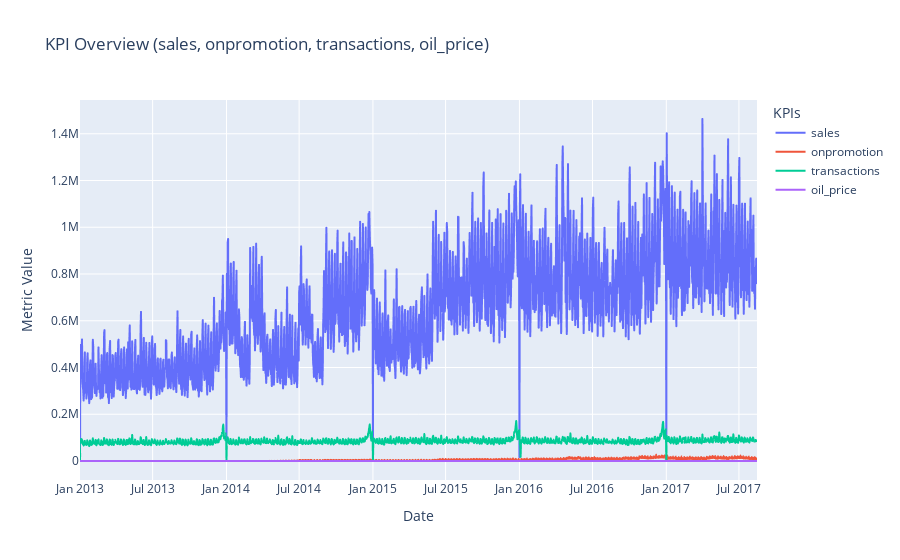

This figure's notebook cell:
### Code cell
# =========================================================
# 📊 Cell 8 — Visual EDA: KPI Trends & Correlation Heatmap
# =========================================================

# Exclude non-numeric fields for visuals
exclude_cols = {"date", "store_nbr", "state", "type", "cluster"}
numeric_cols = [c for c in df_raw.columns if c not in exclude_cols and pd.api.types.is_numeric_dtype(df_raw[c])]

# --- Plot KPI Time Series (Plotly) ---
if "date" in df_raw.columns and numeric_cols:
    top_kpis = numeric_cols[:4]  # limit to 4 KPIs to avoid clutter
    fig = px.line(
        df_raw.sort_values("date"),
        x="date",
        y=top_kpis,
        title=f"KPI Overview ({', '.join(top_kpis)})",
        labels={"value": "Metric Value", "date": "Date"},
    )
    fig.update_layout(legend_title_text="KPIs")
    fig.show()
else:
    print("⚠️ Skipping time series plot (need 'date' + numeric columns).")

# --- Correlation Heatmap (Seaborn) ---
if len(numeric_cols) >= 2:
    plt.figure(figsize=(6, 4))
    sns.heatmap(df_raw[numeric_cols].corr(), annot=True, fmt=".2f", cmap="Blues")
    plt.title("Correlation Heatmap between KPIs")
    plt.tight_layout()
    plt.show()
else:
    print("⚠️ Not enough numeric columns for correlation heatmap.")

### Figure 1 — Plotly figure (JSON) as saved in the notebook; plotly's stock layout.template omitted (floating-point values rounded to 4 significant figures; data arrays with more than 128 entries replaced by an {"elided": "..."} marker saying what was removed)
{"data": [{"hovertemplate": "variable=sales<br>Date=%{x}<br>Metric Value=%{y}<extra></extra>", "legendgroup": "sales", "line": {"color": "#636efa", "dash": "solid"}, "marker": {"symbol": "circle"}, "mode": "lines", "name": "sales", "showlegend": true, "type": "scattergl", "x": {"elided": "1684 str values"}, "xaxis": "x", "y": {"elided": "1684 float values"}, "yaxis": "y"}, {"hovertemplate": "variable=onpromotion<br>Date=%{x}<br>Metric Value=%{y}<extra></extra>", "legendgroup": "onpromotion", "line": {"color": "#EF553B", "dash": "solid"}, "marker": {"symbol": "circle"}, "mode": "lines", "name": "onpromotion", "showlegend": true, "type": "scattergl", "x": {"elided": "1684 str values"}, "xaxis": "x", "y": {"elided": "1684 float values"}, "yaxis": "y"}, {"hovertemplate": "variable=transactions<br>Date=%{x}<br>Metric Value=%{y}<extra></extra>", "legendgroup": "transactions", "line": {"color": "#00cc96", "dash": "solid"}, "marker": {"symbol": "circle"}, "mode": "lines", "name": "transactions", "showlegend": true, "type": "scattergl", "x": {"elided": "1684 str values"}, "xaxis": "x", "y": {"elided": "1684 float values"}, "yaxis": "y"}, {"hovertemplate": "variable=oil_price<br>Date=%{x}<br>Metric Value=%{y}<extra></extra>", "legendgroup": "oil_price", "line": {"color": "#ab63fa", "dash": "solid"}, "marker": {"symbol": "circle"}, "mode": "lines", "name": "oil_price", "showlegend": true, "type": "scattergl", "x": {"elided": "1684 str values"}, "xaxis": "x", "y": {"elided": "1684 float values"}, "yaxis": "y"}], "layout": {"legend": {"title": {"text": "KPIs"}, "tracegroupgap": 0}, "title": {"text": "KPI Overview (sales, onpromotion, transactions, oil_price)"}, "xaxis": {"anchor": "y", "domain": [0, 1], "title": {"text": "Date"}}, "yaxis": {"anchor": "x", "domain": [0, 1], "title": {"text": "Metric Value"}}}}
